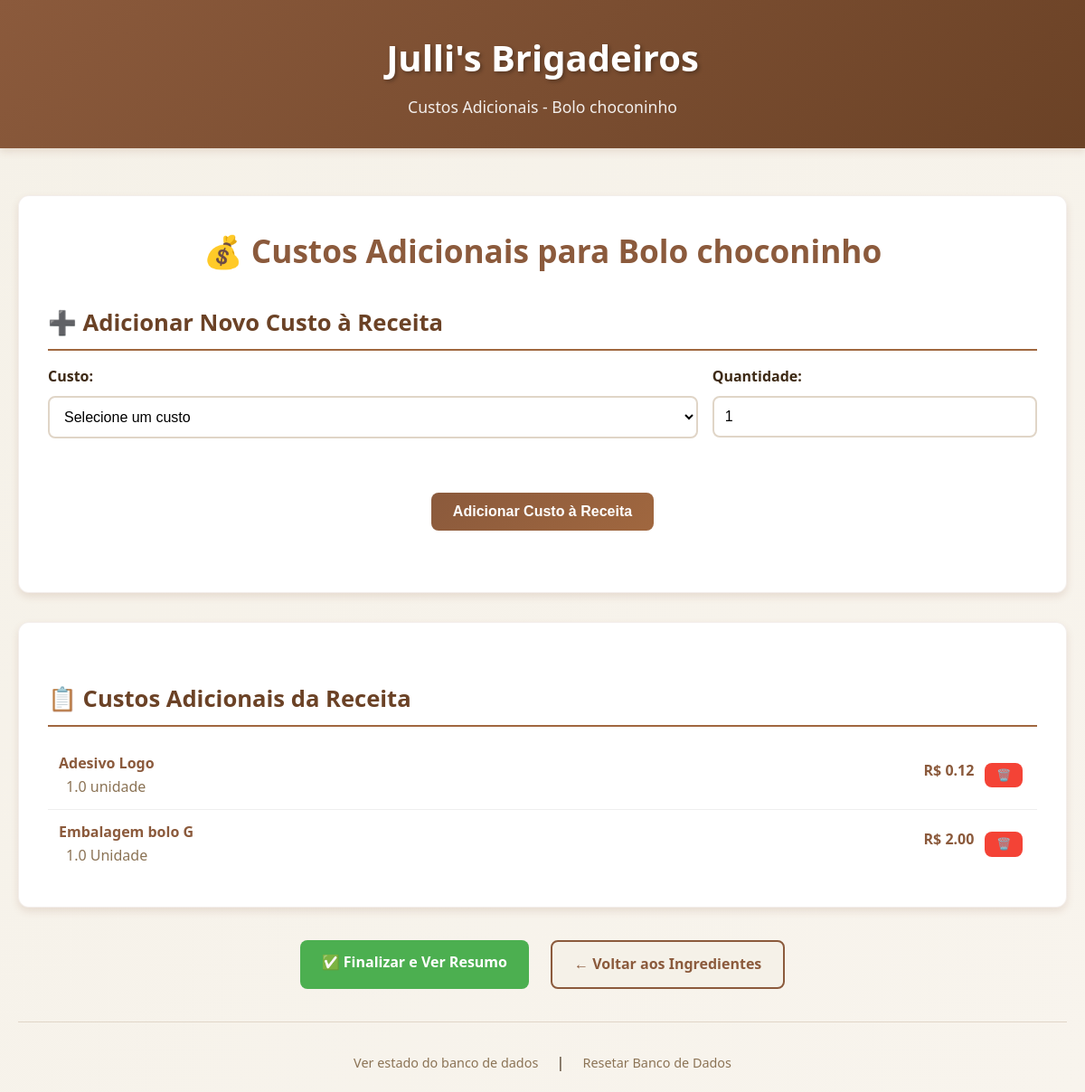
Page /adicionar_custo_receita/8 on the committed database.
### tables this page shows
CREATE TABLE receitas (
            id INTEGER PRIMARY KEY AUTOINCREMENT, nome TEXT UNIQUE NOT NULL, descricao TEXT,
            rendimento INTEGER NOT NULL DEFAULT 1 );

CREATE TABLE receita_custos_adicionais (
            id INTEGER PRIMARY KEY AUTOINCREMENT, receita_id INTEGER NOT NULL, custo_adicional_id INTEGER NOT NULL,
            quantidade_utilizada REAL NOT NULL,
            FOREIGN KEY (receita_id) REFERENCES receitas (id) ON DELETE CASCADE,
            FOREIGN KEY (custo_adicional_id) REFERENCES custos_adicionais (id) ON DELETE CASCADE );

CREATE TABLE custos_adicionais (
            id INTEGER PRIMARY KEY AUTOINCREMENT, nome TEXT UNIQUE NOT NULL, tipo TEXT NOT NULL,
            custo_unitario REAL NOT NULL, unidade_medida TEXT, vida_util INTEGER, descricao TEXT );

### main.py (the view, shortened to what this page needs)
@app.route("/adicionar_custo_receita/<int:receita_id>", methods=["GET", "POST"])
def adicionar_custo_receita(receita_id):
    receita = get_receita(receita_id)
    if not receita:
        flash("Receita não encontrada!", "error")
        return redirect(url_for('gerir_receitas'))
    custos_na_receita = get_custos_adicionais_receita(receita_id)
    todos_custos_disponiveis = get_custos_adicionais()
    return render_template("adicionar_custo_receita.html",
                           receita=receita,
                           custos_da_receita=custos_na_receita,
                           todos_custos=todos_custos_disponiveis)

### main.py (called while the page is built)
def get_db():
    db = getattr(g, '_database', None)
    if db is None:
        db = g._database = sqlite3.connect(DATABASE)
        db.row_factory = sqlite3.Row
    return db

@app.teardown_appcontext
def close_connection(exception):
    db = getattr(g, '_database', None)
    if db is not None:
        db.close()

def get_receita(receita_id):
    cursor = get_db().cursor()
    cursor.execute("SELECT * FROM receitas WHERE id = ?", (receita_id,))
    return cursor.fetchone()

def get_custos_adicionais():
    cursor = get_db().cursor()
    cursor.execute('SELECT * FROM custos_adicionais ORDER BY tipo, nome')
    return cursor.fetchall()

def get_custos_adicionais_receita(receita_id):
    cursor = get_db().cursor()
    cursor.execute('''SELECT rca.id, ca.nome, ca.tipo, rca.quantidade_utilizada,
                    ca.custo_unitario, ca.unidade_medida, ca.vida_util, ca.descricao,
                    ca.id as custo_adicional_id
                    FROM receita_custos_adicionais rca
                    JOIN custos_adicionais ca ON rca.custo_adicional_id = ca.id
                    WHERE rca.receita_id = ?''', (receita_id,))
    return cursor.fetchall()

@app.context_processor
def utility_processor():
    return dict(
        calcular_custo_total_receita=calcular_custo_total_receita,
        calcular_custo_produto=calcular_custo_produto
    )

### Templates/adicionar_custo_receita.html (shortened to what this page needs)
{% extends "base.html" %}
{% block subtitle %}
    Custos Adicionais - {{ receita['nome'] }}
{% endblock %}
{% block content %}
<div class="card">
    <h1>💰 Custos Adicionais para {{ receita['nome'] }}</h1>
    <h2>➕ Adicionar Novo Custo à Receita</h2>
    <form method="POST">
        <div class="form-row">
            <div class="form-group" style="flex: 2;">
                <label for="custo_adicional_id">Custo:</label>
                <select name="custo_adicional_id" id="custo_adicional_id" required>
                    <option value="">Selecione um custo</option>
                </select>
            </div>
            <div class="form-group" style="flex: 1;">
                <label for="quantidade_utilizada">Quantidade:</label>
                <input type="number"
                       step="any"
                       name="quantidade_utilizada"
                       id="quantidade_utilizada"
                       value="1"
                       required>
            </div>
        </div>
        <div class="nav-buttons">
            <button type="submit" class="btn btn-primary">
                Adicionar Custo à Receita
            </button>
        </div>
    </form>
</div>
{% if custos_da_receita %}
    <div class="card">
        <h2>📋 Custos Adicionais da Receita</h2>
        <ul class="item-list">
            {% for custo in custos_da_receita %}
                <li class="item-list-item">
                    <div class="item-info">
                        <span class="item-name">{{ custo['nome'] }}</span>
                        <div class="item-details">
                            {{ custo['quantidade_utilizada'] }} {{ custo['unidade_medida'] }}
                        </div>
                    </div>
                    <div class="item-actions">
                         <span class="item-cost">
                            {% if custo['vida_util'] and custo['vida_util'] > 0 %}
                                R$ {{ "%.2f"|format(custo['custo_unitario'] / custo['vida_util'] * custo['quantidade_utilizada']) }}
                            {% else %}
                                R$ {{ "%.2f"|format(custo['custo_unitario'] * custo['quantidade_utilizada']) }}
                            {% endif %}
                        </span>
                        <form action="{{ url_for('excluir_custo_receita', custo_receita_id=custo['id']) }}" method="POST">
                            <button type="submit" class="btn btn-small btn-danger"
                                    onclick="return confirm('Remover este custo da receita?')">
                                🗑️
                            </button>
                        </form>
                    </div>
                </li>
            {% endfor %}
        </ul>
    </div>
{% endif %}
<div class="nav-buttons">
    <a href="{{ url_for('ver_receita', receita_id=receita['id']) }}" class="btn btn-success">
        ✅ Finalizar e Ver Resumo
    </a>
    <a href="{{ url_for('adicionar_ingredientes', receita_id=receita['id']) }}" class="btn btn-secondary">
        ← Voltar aos Ingredientes
    </a>
</div>
{% endblock %}

### Static/style.css (style rules this page uses)
:root { --primary-brown: #8B5A3C; --light-cream: #F5F1E8; --dark-brown: #6B4226; --accent-brown: #A0673F; --text-dark: #3D2914; --text-light: #8B7355; --success-green: #4CAF50; --error-red: #F44336; --warning-orange: #FF9800; --shadow-light: 0 2px 4px rgba(139, 90, 60, 0.1); --shadow-medium: 0 4px 8px rgba(139, 90, 60, 0.15); --shadow-heavy: 0 8px 16px rgba(139, 90, 60, 0.2); --border-radius: 8px; --border-radius-large: 12px; }
* { margin: 0; padding: 0; box-sizing: border-box; }
body { font-family: 'Segoe UI', Tahoma, Geneva, Verdana, sans-serif; background: linear-gradient(135deg, var(--light-cream) 0%, #F8F4ED 100%); color: var(--text-dark); line-height: 1.6; min-height: 100vh; }
h1 { color: var(--primary-brown); font-size: 2.2rem; margin-bottom: 1.5rem; text-align: center; font-weight: 600; }
h2 { color: var(--dark-brown); font-size: 1.6rem; margin: 2rem 0 1rem 0; border-bottom: 2px solid var(--accent-brown); padding-bottom: 0.5rem; }
.card { background: white; border-radius: var(--border-radius-large); padding: 2rem; margin-bottom: 2rem; box-shadow: var(--shadow-medium); border: 1px solid rgba(139, 90, 60, 0.1); transition: transform 0.3s ease, box-shadow 0.3s ease; }
.form-group { margin-bottom: 1.5rem; }
.form-row { display: flex; gap: 1rem; flex-wrap: wrap; }
.form-row > .form-group { flex: 1; }
label { display: block; margin-bottom: 0.5rem; font-weight: 600; color: var(--text-dark); }
input[type="text"], input[type="number"], input[type="date"], textarea, select { width: 100%; padding: 0.75rem; border: 2px solid #E0D5C7; border-radius: var(--border-radius); font-size: 1rem; transition: border-color 0.3s ease, box-shadow 0.3s ease; background: white; }
.btn { display: inline-block; padding: 0.75rem 1.5rem; border: none; border-radius: var(--border-radius); font-size: 1rem; font-weight: 600; text-decoration: none; cursor: pointer; transition: all 0.3s ease; text-align: center; margin: 0.25rem; }
.btn-primary { background: linear-gradient(135deg, var(--primary-brown) 0%, var(--accent-brown) 100%); color: white; }
.btn-secondary { background: var(--light-cream); color: var(--primary-brown); border: 2px solid var(--primary-brown); }
.btn-success { background: var(--success-green); color: white; }
.btn-danger { background: var(--error-red); color: white; }
.btn-small { padding: 0.4rem 0.8rem; font-size: 0.8rem; }
.item-list { list-style: none; padding: 0; }
.item-list-item { display: flex; justify-content: space-between; align-items: center; padding: 0.75rem; border-bottom: 1px solid #eee; transition: background-color 0.2s; }
.item-list-item:last-child { border-bottom: none; }
.item-info { flex: 1; }
.item-name { font-weight: 600; color: var(--primary-brown); }
.item-details { color: var(--text-light); margin-left: 0.5rem; }
.item-actions { display: flex; gap: 0.5rem; }
.item-cost { color: var(--primary-brown); font-weight: bold; }
.nav-buttons { display: flex; gap: 1rem; justify-content: center; margin: 2rem 0; flex-wrap: wrap; }
.card, .recipe-item { animation: fadeIn 0.5s ease-out forwards; }

### rows in the picture
receitas: nome "Bolo choconinho"
receita_custos_adicionais: nome "Adesivo Logo", quantidade_utilizada "1.0", unidade_medida "unidade"
custos_adicionais: custo_unitario+vida_util "0.12"
receita_custos_adicionais: nome "Embalagem bolo G", quantidade_utilizada "1.0", unidade_medida "Unidade"
custos_adicionais: custo_unitario+vida_util "2.00"
